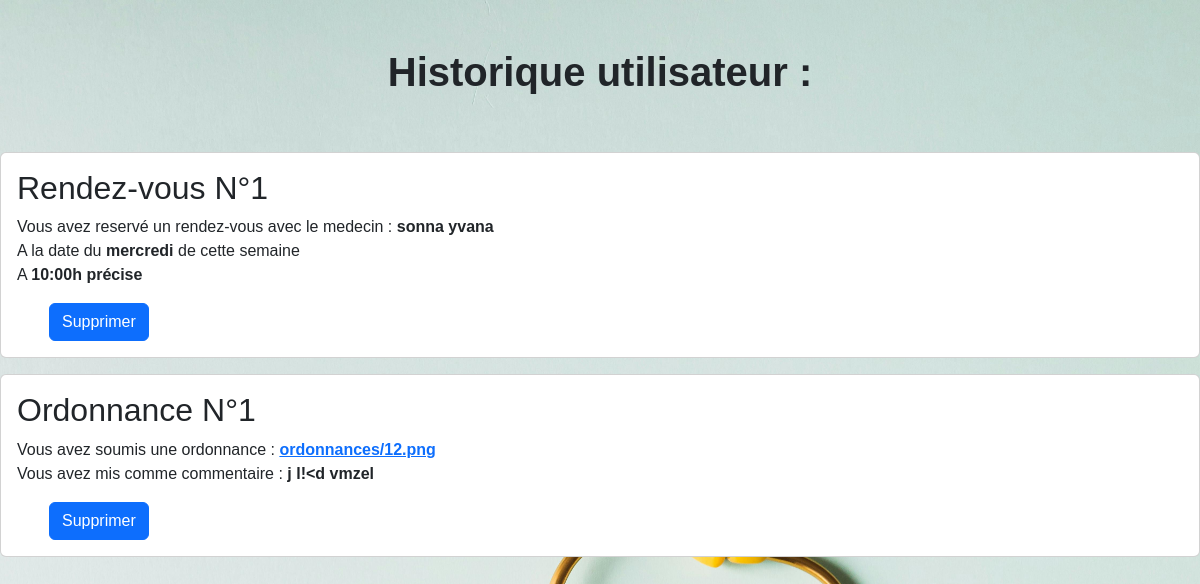
The page /historique/ (signed in) on the database as committed earlier.
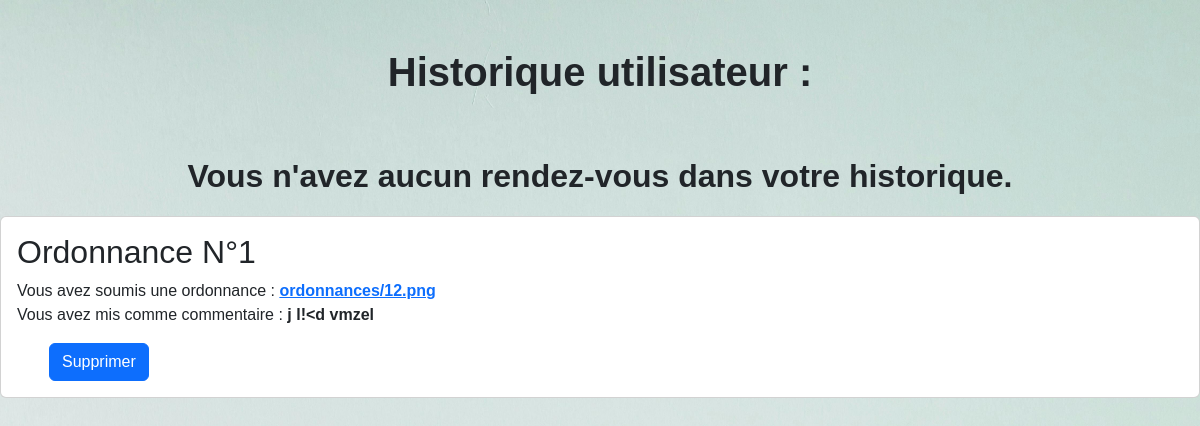
The same page on the database as committed later.
### teleconsult_app/models.py (models this page shows, shortened)
class Rendezvous(models.Model):
    medecin = models.ForeignKey(Medecins, on_delete=models.CASCADE)
    patient = models.ForeignKey(Patients, on_delete=models.CASCADE, null=True)
    jour = models.CharField(max_length=10, choices=[
        ('lundi', 'Lundi'),
        ('mardi', 'Mardi'),
        ('mercredi', 'Mercredi'),
        ('jeudi', 'Jeudi'),
        ('vendredi', 'Vendredi'),
    ])
    heure = models.TimeField()

class Medecins(models.Model):
    user = models.OneToOneField(User, on_delete=models.CASCADE, null=True)
    nom = models.CharField(max_length=100)
    specialite = models.CharField(max_length=100)
    email = models.EmailField(default='example@example.com')
    photo = models.ImageField(upload_to='images/', null=True, blank=True)
    age = models.IntegerField(default=1)
    is_active = models.BooleanField(default=False)

class Ordonnances(models.Model):
    fichier = models.FileField(upload_to='ordonnances/')
    commentaire = models.TextField(null=True, blank=True)
    patient = models.ForeignKey(User, on_delete=models.CASCADE, null=True)

### teleconsult_app/views.py (the view)
# urls.py: path('historique/', views.historique, name='historique'),
@login_required
def historique(request):
    patient_id = request.user.id
    rendezvous_list = Rendezvous.objects.filter(patient_id=(patient_id-2))
    ordonnance = Ordonnances.objects.filter(patient_id=patient_id)
    context = {
        'rendezvous_list': rendezvous_list,
        'ordonnance' : ordonnance
    }
    return render(request, 'historique.html', context)

### teleconsult_app/templates/historique.html (shortened to what this page needs)
{% load static %}
<!DOCTYPE html>
<html lang="en">
<head>
    <link rel="stylesheet" href="{% static 'css/ajout_exam.css' %}">
    <link rel="stylesheet" href="{% static 'css/bootstrap.min.css' %}">
</head>
<body>
    <h1 class="text-center text-dark fw-bold pt-5 pb-5">Historique utilisateur :</h1>
    <div>
        {% if rendezvous_list %}
            {% for rdv in rendezvous_list %}
                <div class="card  mb-3">
                    <div class="card-body">
                        <h2>Rendez-vous N°{{forloop.counter}}</h2>
                        <span>Vous avez reservé un rendez-vous avec le medecin : <strong> {{ rdv.medecin.nom }}</strong></span><br>
                        <span>A la date du <strong> {{ rdv.jour }}</strong> de cette semaine</span><br>
                        <span>A <strong>{{ rdv.heure|time:"H:i" }}h précise</strong></span> <br>
                    </div>
                    <form method="post" action="{% url 'delete_rendezvous' rdv.medecin.id  %}">
                        <button type="submit" class="btn btn-primary btn-payer ms-5 mb-3">Supprimer</button>
                    </form>
                </div>
            {% endfor %}
        {% else %}
            <p class="fs-2 fw-bold text-center">Vous n'avez aucun rendez-vous dans votre historique.</p>
        {% endif %}
        {% if ordonnance %}
            {% for ordonnance in ordonnance %}
                <div class="card mb-3">
                    <div class="card-body">
                        <h2>Ordonnance N°{{ forloop.counter }}</h2>
                        <span>Vous avez soumis une ordonnance : <strong><a href="{{ ordonnance.fichier.url }}" target="_blank">{{ ordonnance.fichier.name}}</a></strong></span><br>
                        <span>Vous avez mis comme commentaire : <strong>{{ ordonnance.commentaire }}</strong></span><br>
                    </div>
                    <form method="post" action="{% url 'delete_ordonnance' ordonnance.id %}">
                        <button type="submit" class="btn btn-primary btn-payer ms-5 mb-3">Supprimer</button>
                    </form>
                </div>
            {% endfor %}
        {% else %}
            <p class="fs-2 fw-bold text-center">Vous n'avez soumis aucune ordonnance</p>
        {% endif %}
    </div>
</body>
</html>

Rows that differ between the two databases and show on the page:
removed Rendezvous: medecin.nom "sonna yvana", jour "mercredi", heure "10:00"
Other text that changed with them:
text now shown: "Vous n'avez aucun rendez-vous dans votre historique."
